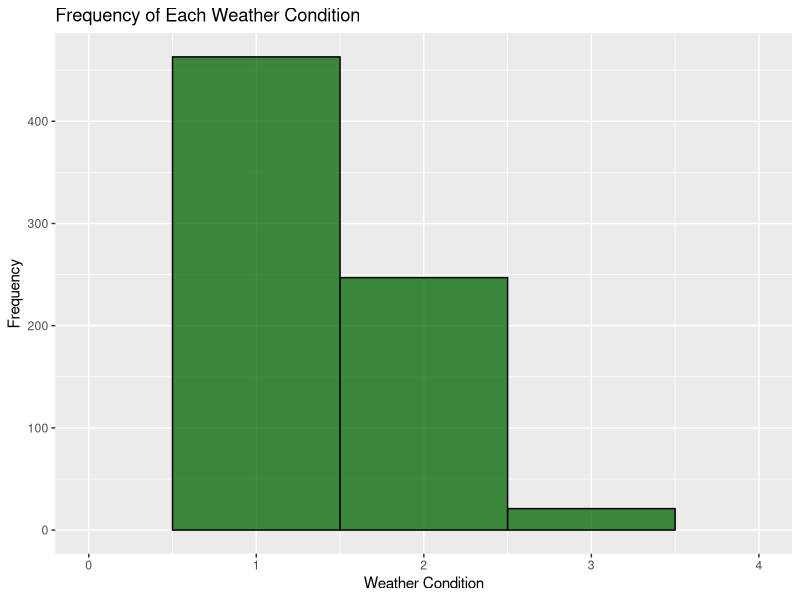
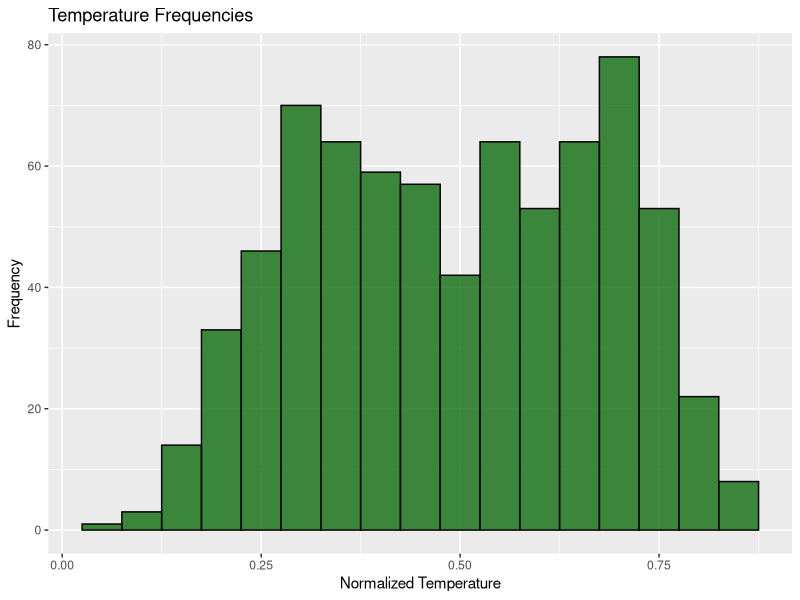
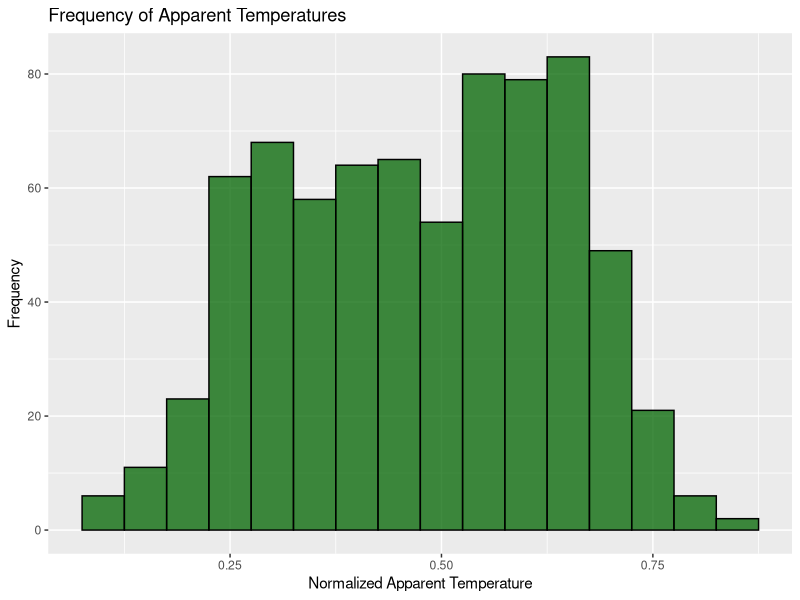
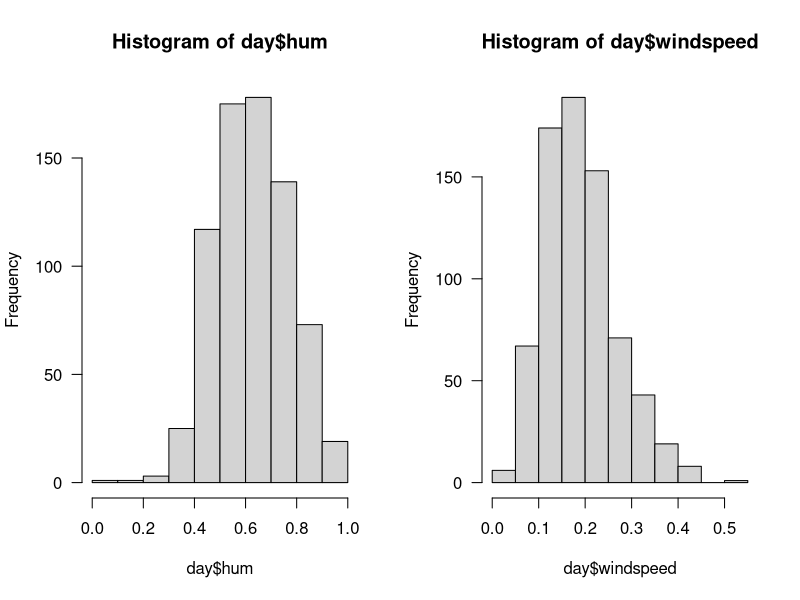
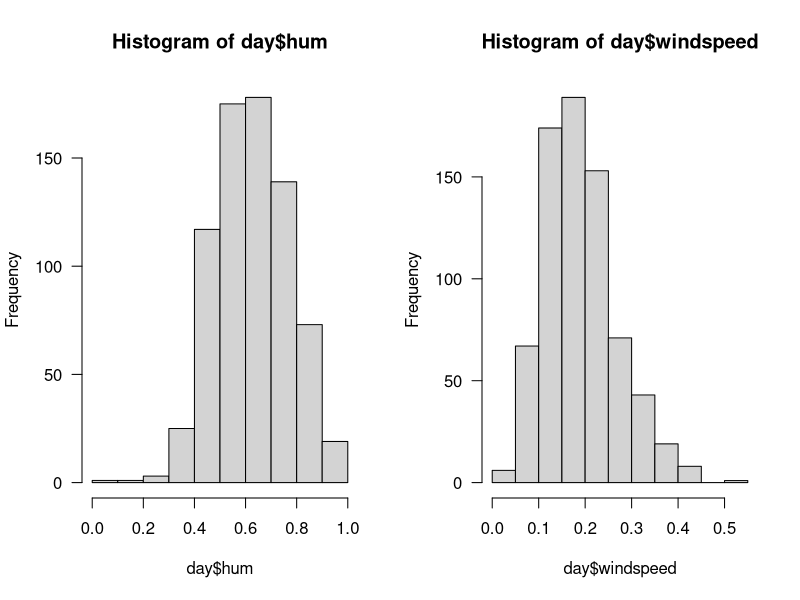
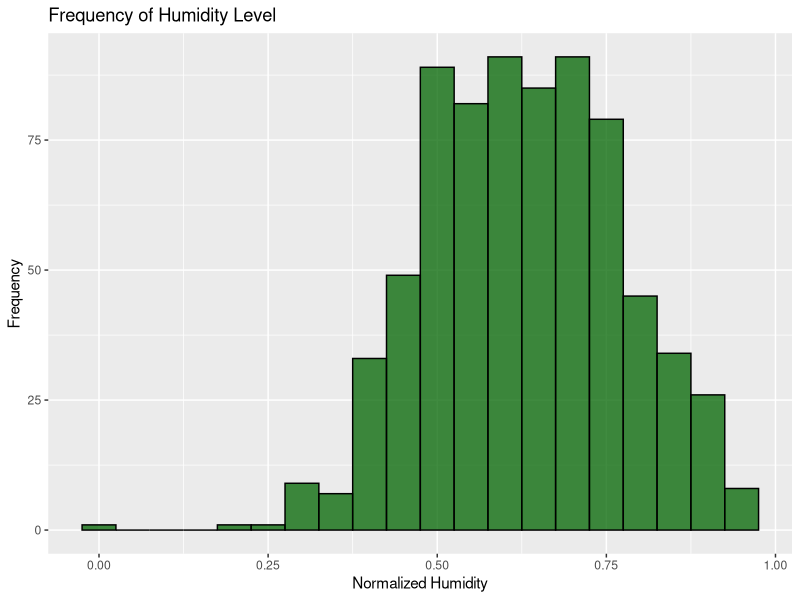
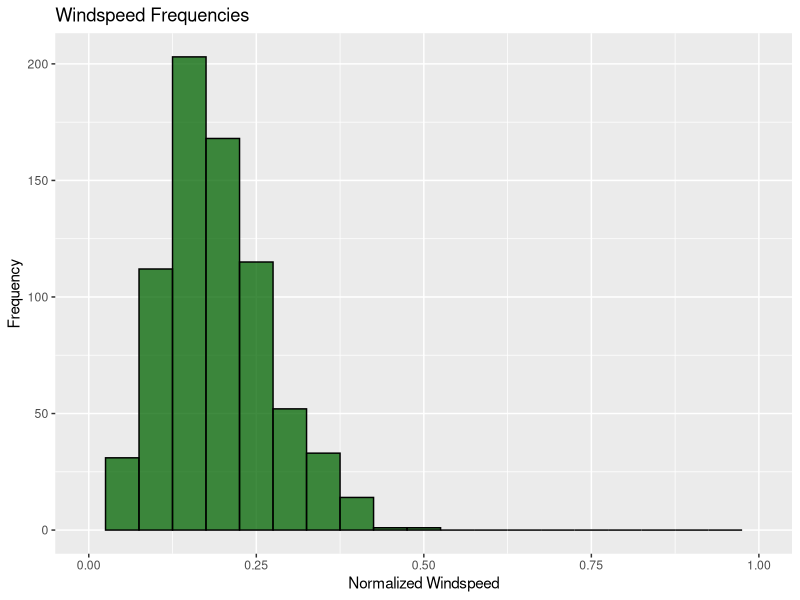
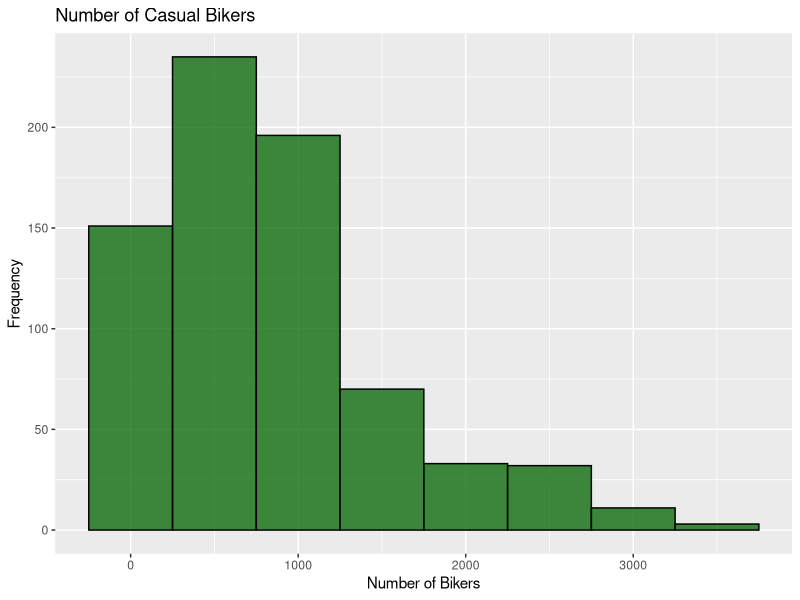

The R source for these figures, in order:
## ---- chunk 1
knitr::opts_chunk$set(echo = TRUE)
## ---- chunk 2
library(ggplot2) 
library(stats)
library(corrplot)
library(reshape2)
## ---- chunk 3
day <- read.csv('day.csv')
str(day)
## ---- chunk 4
ggplot(data=day, aes(day$conditions)) + geom_histogram(binwidth = 1,
                                                       col = 'black',
                                                       fill='dark green',
                                                       alpha = 0.75) +
                                              labs(title="Frequency of Each Weather Condition") +
                                              labs(x="Weather Condition", y="Frequency") +
                                              xlim(c(0, 4))
## ---- chunk 5
ggplot(data=day, aes(day$temp)) + geom_histogram(binwidth = 0.05,
                                                 col = 'black',
                                                 fill='dark green',
                                                 alpha = 0.75) +
                                              labs(title="Temperature Frequencies") +
                                              labs(x="Normalized Temperature", y="Frequency")

ggplot(data=day, aes(day$felt_temp)) + geom_histogram(binwidth = 0.05,
                                                      col = 'black',
                                                      fill='dark green',
                                                      alpha = 0.75) +
                                              labs(title="Frequency of Apparent Temperatures") +
                                              labs(x="Normalized Apparent Temperature", y="Frequency")
## ---- chunk 6
par(mfrow=c(1,2), las=1)
for(i in 1:2) {
hist(day$hum)
hist(day$windspeed)
}
## ---- chunk 7
ggplot(data=day, aes(day$hum)) + geom_histogram(binwidth = 0.05,
                                                col = 'black',
                                                fill='dark green',
                                                alpha = 0.75) +
                                                labs(title="Frequency of Humidity Level") +
                                                labs(x="Normalized Humidity", y="Frequency")

ggplot(data=day, aes(day$windspeed)) + geom_histogram(binwidth = 0.05,
                                                      col = 'black',
                                                      fill='dark green',
                                                      alpha = 0.75) +
                                                      labs(title="Windspeed Frequencies") +
                                                      labs(x="Normalized Windspeed", y="Frequency") +
                                                      xlim(c(0, 1))
## ---- chunk 8
ggplot(data=day, aes(day$casual)) + geom_histogram(binwidth = 500,
                                                col = 'black',
                                                fill='dark green',
                                                alpha = 0.75) +
                                                labs(title="Number of Casual Bikers") +
                                                labs(x="Number of Bikers", y="Frequency")

ggplot(data=day, aes(day$registered)) + geom_histogram(binwidth = 500,
                                                col = 'black',
                                                fill='dark green',
                                                alpha = 0.75) +
                                                labs(title="Number of Registered Bikers") +
                                                labs(x="Registered", y="Frequency")

ggplot(data=day, aes(day$count)) + geom_histogram(binwidth = 500,
                                                col = 'black',
                                                fill='dark green',
                                                alpha = 0.75) +
                                                labs(title="Total Number of Bikers") +
                                                labs(x="Total", y="Frequency")

qplot(day$casual, data=day, geom='histogram', fill=I('dark green'), alpha=0.2, ylab='Frequency of Count', xlab='casual(gr), registered (red) & total (yellow) riders') + geom_histogram(aes(day$registered), data=day, fill='red', alpha=0.2) + geom_histogram(aes(day$count), data=day, fill='yellow', alpha=0.4)
## ---- chunk 9
qplot(x = day$temp, y = day$felt_temp, xlab = 'Temperature', ylab = 'Apparent Temperature', main="Temperature vs. Apparent Temperature", colour = I('dark blue'))
## ---- chunk 10
qplot(x = day$conditions, y = day$hum, xlab = 'Weather Condition', ylab = 'Humidity', main="Humidity vs. Weather Conditions", colour = I('dark blue')) + scale_fill_manual(labels = c("1 = Mostly Sunny", "2 = Mostly Cloudy", "3 = Light Rain or Snow"), values = c("blue", "blue", "blue")) + theme(legend.title=element_blank(), legend.position="top", legend.key = element_rect(colour = NA))
cor.test(day$conditions, day$hum, method ='spearman')
## ---- chunk 11
day <- read.csv('day.csv')
rentals1 <- day[,c(10, 12:16)]
summary(rentals1)
pairs(rentals1)
## ---- chunk 12
day <- read.csv('day.csv')
rentals <- day[,c(3:8, 10, 12:16)]
## ---- chunk 13


